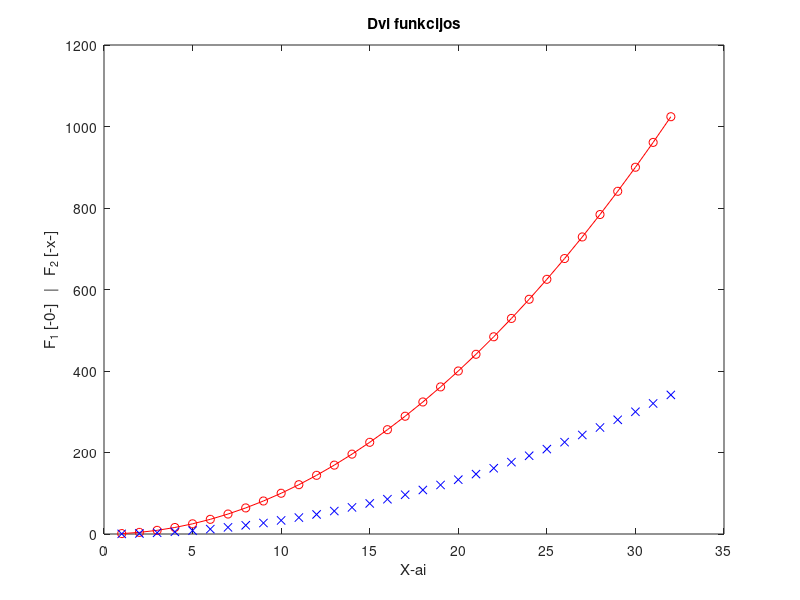

Here is the MATLAB script that generated this plot:
% Vardas: Nedas
% Pavardė: Gelumbeckas
% Grupė: EDIF-25/2
% Data: 2026-09-14

%% Pagrindinis skriptas

x = 1:32;
y = x.^2;

plot(x,y,'o-r',x,y/3,'xb')
title('Dvi funkcijos')
xlabel('X-ai')
ylabel('F_1 [-0-]   |   F_2 [-x-]')


%% Pagalba

% help sin
% help plot
% help title

% doc sin
% doc plot
% doc title


%% linspace, size ir max

% help linspace
% help size
% help max

% doc linspace
% doc size
% doc max

clear all

x2 = linspace(0,2*pi,10);
y2 = sin(x2);

dydis = size(x2);
didziausia = max(y2);


%% Matricos pavyzdys
clear all
A = [1 2 3; 4 5 6; 7 8 9];

[m,n] = size(A);
max_stulpeliai = max(A);
max_reiksme = max(A(:));

%% Papildomos uzduotys:
%1-3 uzd
clear all
N = 1;
v = N+1:0.5:N+4;
A = [N N+1 N+2;
     N+3 N+4 N+5;
     N+6 N+7 N+8];
%4 uzd
a = A(3,2)
b = A([2 3], [1 2])
c = A([1 3],[1 3])

%5
v = v(1:3);

A = [A v']
